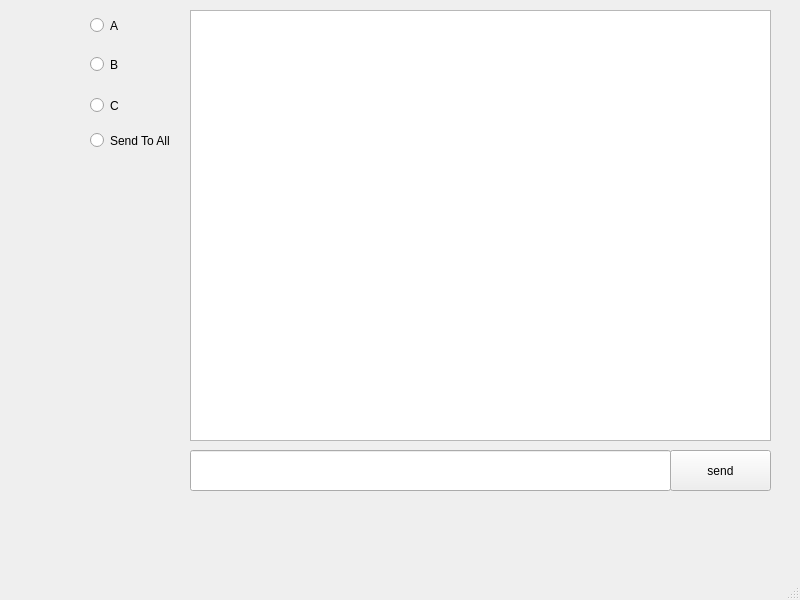
<?xml version="1.0" encoding="UTF-8"?>
<ui version="4.0">
 <class>MainWindow</class>
 <widget class="QMainWindow" name="MainWindow">
  <property name="geometry">
   <rect>
    <x>0</x>
    <y>0</y>
    <width>800</width>
    <height>600</height>
   </rect>
  </property>
  <property name="windowTitle">
   <string>MainWindow</string>
  </property>
  <widget class="QWidget" name="centralwidget">
   <widget class="QTextBrowser" name="text_browser">
    <property name="geometry">
     <rect>
      <x>190</x>
      <y>10</y>
      <width>581</width>
      <height>431</height>
     </rect>
    </property>
   </widget>
   <widget class="QLineEdit" name="line_edit">
    <property name="geometry">
     <rect>
      <x>190</x>
      <y>450</y>
      <width>481</width>
      <height>41</height>
     </rect>
    </property>
   </widget>
   <widget class="QPushButton" name="send_button">
    <property name="geometry">
     <rect>
      <x>670</x>
      <y>450</y>
      <width>101</width>
      <height>41</height>
     </rect>
    </property>
    <property name="text">
     <string>send</string>
    </property>
   </widget>
   <widget class="QRadioButton" name="radio_user_a">
    <property name="enabled">
     <bool>true</bool>
    </property>
    <property name="geometry">
     <rect>
      <x>90</x>
      <y>10</y>
      <width>61</width>
      <height>31</height>
     </rect>
    </property>
    <property name="text">
     <string>A</string>
    </property>
    <property name="autoExclusive">
     <bool>false</bool>
    </property>
   </widget>
   <widget class="QRadioButton" name="radio_user_b">
    <property name="geometry">
     <rect>
      <x>90</x>
      <y>49</y>
      <width>61</width>
      <height>31</height>
     </rect>
    </property>
    <property name="text">
     <string>B</string>
    </property>
    <property name="autoExclusive">
     <bool>false</bool>
    </property>
   </widget>
   <widget class="QRadioButton" name="radio_user_c">
    <property name="geometry">
     <rect>
      <x>90</x>
      <y>90</y>
      <width>61</width>
      <height>31</height>
     </rect>
    </property>
    <property name="text">
     <string>C</string>
    </property>
    <property name="autoExclusive">
     <bool>false</bool>
    </property>
   </widget>
   <widget class="QRadioButton" name="radio_group">
    <property name="geometry">
     <rect>
      <x>90</x>
      <y>120</y>
      <width>91</width>
      <height>41</height>
     </rect>
    </property>
    <property name="text">
     <string>Send To All</string>
    </property>
   </widget>
  </widget>
  <widget class="QMenuBar" name="menubar">
   <property name="geometry">
    <rect>
     <x>0</x>
     <y>0</y>
     <width>800</width>
     <height>26</height>
    </rect>
   </property>
  </widget>
  <widget class="QStatusBar" name="statusbar"/>
 </widget>
 <resources/>
 <connections/>
</ui>
